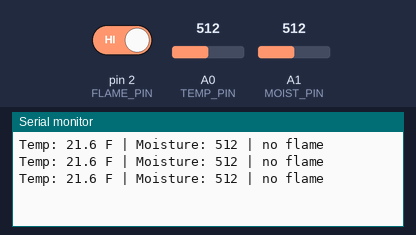
A sketch run on a simulated Arduino Uno, built with avr-gcc and run on an emulated ATmega328P. Shown: the last lines printed to the serial monitor. Inputs (shaded band) come from the test bench; at power-on: pin 2 (FLAME_PIN) HIGH, A0 (TEMP_PIN) = 512, A1 (MOIST_PIN) = 512.

Above: at 1.3 s.
1.4 s: pin 2 (FLAME_PIN) driven LOW
At 1.9 s:
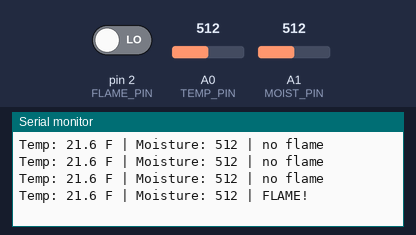
3.5 s: A0 (TEMP_PIN) set to 716
At 3.9 s:
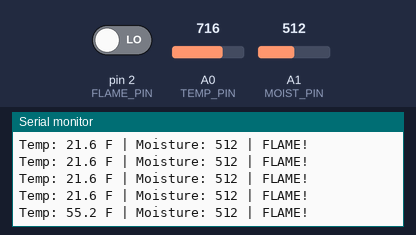
5.0 s: A1 (MOIST_PIN) set to 716
At 5.4 s:
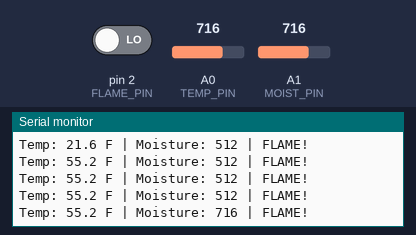
6.5 s: A0 (TEMP_PIN) set to 900
At 6.9 s:
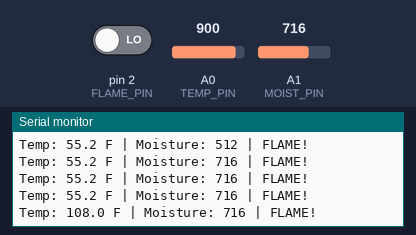
8.0 s: A1 (MOIST_PIN) set to 900
At 8.4 s:
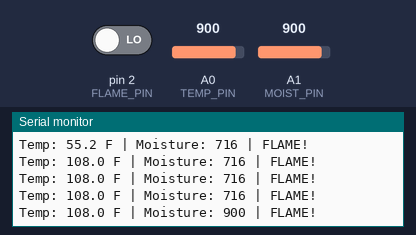
9.5 s: pin 2 (FLAME_PIN) driven HIGH
At 9.9 s:
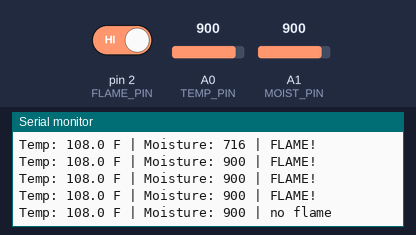
Timing chart, 0 to 12.0 s (numbered marks = the images above; inputs shaded):
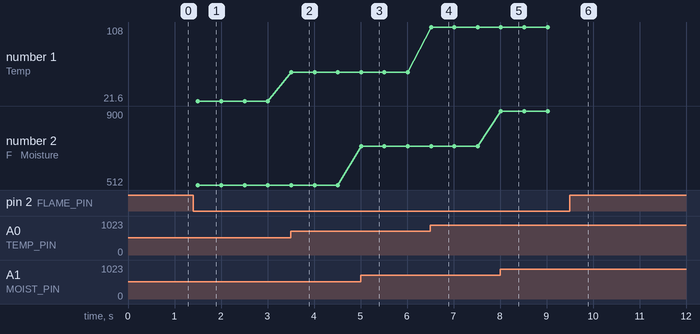

Measured:
- after the input at 1.4 s, the serial monitor: prints a new line after 0.10 s (image 1)
- after the input at 3.5 s, the serial monitor: prints a new line at once (image 2)
- after the input at 5.0 s, the serial monitor: prints a new line at once (image 3)
- after the input at 6.5 s, the serial monitor: prints a new line at once (image 4)
- after the input at 8.0 s, the serial monitor: prints a new line at once (image 5)
- after the input at 9.5 s, the serial monitor: prints a new line at once (image 6)
- plotted number 1: 21.6 → 55.2 after the input at 3.5 s, 55.2 → 108 after the input at 6.5 s
- plotted number 2: 512 → 716 after the input at 5.0 s, 716 → 900 after the input at 8.0 s

The sketch:

sketch_nov7b.ino
```cpp
// Wildfire SAR sensor pod: flame (D2), temp (A0), moisture (A1)

const int   FLAME_PIN  = 2;
const int   TEMP_PIN   = A0;
const int   MOIST_PIN  = A1;
const int   B          = 4275;
const float R0         = 100000.0;
const float CAL_OFFSET = -55.5;

void setup() {
  Serial.begin(9600);
  pinMode(FLAME_PIN, INPUT_PULLUP);
}

void loop() {
  int raw = analogRead(TEMP_PIN);
  float R = R0 * (1023.0 / raw - 1.0);
  float tempC = 1.0 / (log(R / R0) / B + 1 / 298.15) - 273.15;
  float tempF = tempC * 9.0 / 5.0 + 32.0 + CAL_OFFSET;
  bool flame = digitalRead(FLAME_PIN) == LOW;
  int moisture = analogRead(MOIST_PIN);

  Serial.print("Temp: ");
  Serial.print(tempF, 1);
  Serial.print(" F | Moisture: ");
  Serial.print(moisture);
  Serial.print(" | ");
  Serial.println(flame ? "FLAME!" : "no flame");
  delay(500);
}
```
